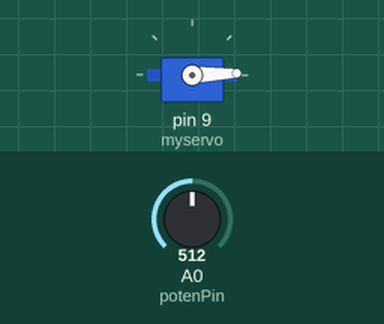
The sketch below on a simulated Arduino Uno, built with avr-gcc and run on an emulated ATmega328P. Shown: servo. The test bench sets the inputs (shaded band); at power-on: A0 (potenPin) = 512. What the sketch prints to the serial monitor is not drawn.

Above: at 0.05 s.
At 1.75 s:
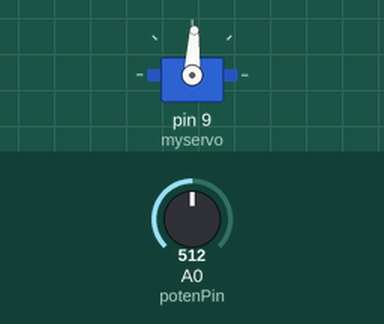
At 3.45 s:
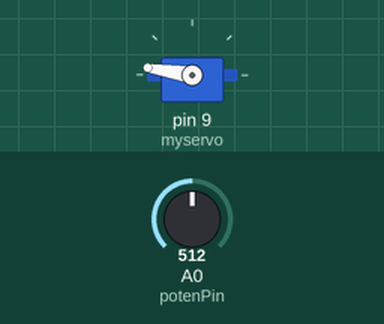
At 6.9 s:
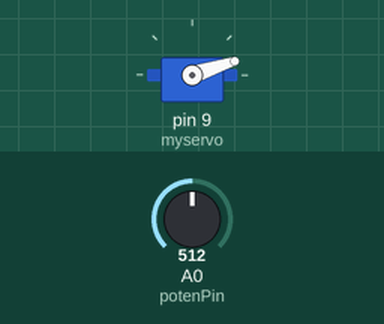
Timing chart, 0 to 9.4 s (numbered marks = the images above):
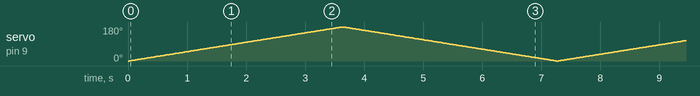

The sketch:

potentiometer_v_servo.ino
```cpp
#include <Servo.h>
int potenPin = A0;
int potenValue = 0;
Servo myservo;
int currentPos = 0;
int angle = 0;


void setup() {
  // put your setup code here, to run once:
pinMode(potenPin,INPUT);
Serial.begin(9600);
myservo.attach(9);

}

void loop() {
  // put your main code here, to run repeatedly:

potenValue = analogRead(potenPin);
potenValue = map(potenValue,0,1023,0,180);
Serial.println(potenValue);
for(angle = 0; angle <= 180; angle++){
myservo.write(angle);
delay(20);
}
for (angle = 180; angle >= 0; angle--){
myservo.write(angle);
delay(20);
}
}
```
